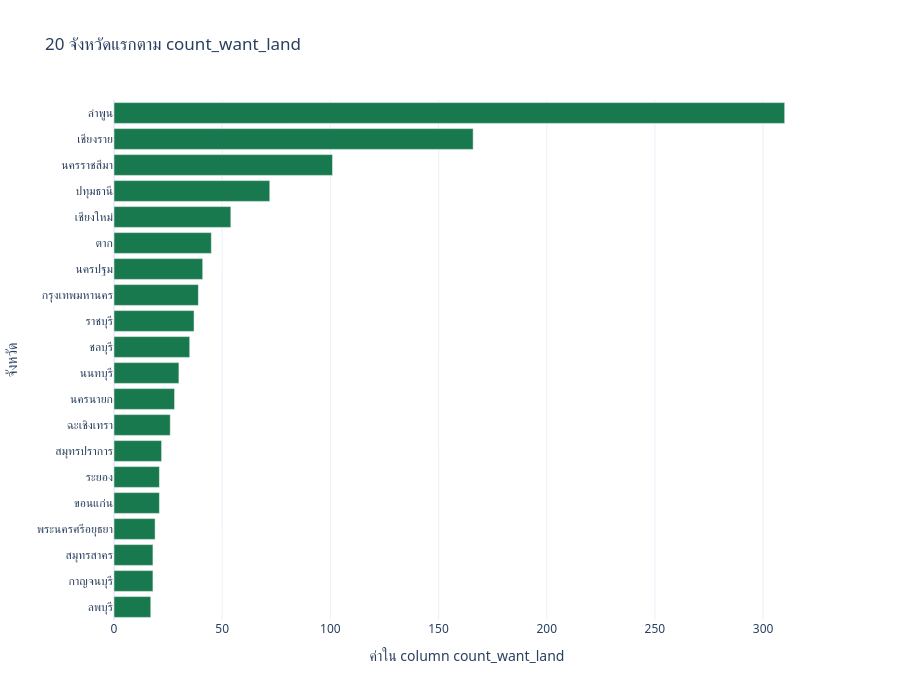

This figure's notebook cell:
### Markdown cell above
## สร้างกราฟอันดับจังหวัดตาม count_want_land

เลือก 20 จังหวัดแรกเพื่อให้ชื่อจังหวัดอ่านง่าย และยังคงมี hover สำหรับดูค่าที่แน่นอน

### Code cell
top_demand_df = demand_supply_df.nlargest(20, WANT_COUNT_COLUMN).sort_values(
    WANT_COUNT_COLUMN
)
demand_ranking_figure = px.bar(
    top_demand_df,
    x=WANT_COUNT_COLUMN,
    y=PROVINCE_COLUMN,
    orientation="h",
    title="20 จังหวัดแรกตาม count_want_land",
    labels={WANT_COUNT_COLUMN: "ค่าใน column count_want_land", PROVINCE_COLUMN: "จังหวัด"},
    color_discrete_sequence=["#18794e"],
)
demand_ranking_figure.update_layout(template="plotly_white", height=700)
apply_plotly_font(demand_ranking_figure)

### Figure 1 — Plotly figure (JSON) as saved in the notebook; plotly's stock layout.template omitted (floating-point values rounded to 4 significant figures)
{"data": [{"hovertemplate": "ค่าใน column count_want_land=%{x}<br>จังหวัด=%{y}<extra></extra>", "legendgroup": "", "marker": {"color": "#18794e", "pattern": {"shape": ""}}, "name": "", "orientation": "h", "showlegend": false, "textposition": "auto", "type": "bar", "x": [17, 18, 18, 19, 21, 21, 22, 26, 28, 30, 35, 37, 39, 41, 45, 54, 72, 101, 166, 310], "xaxis": "x", "y": ["ลพบุรี", "กาญจนบุรี", "สมุทรสาคร", "พระนครศรีอยุธยา", "ขอนแก่น", "ระยอง", "สมุทรปราการ", "ฉะเชิงเทรา", "นครนายก", "นนทบุรี", "ชลบุรี", "ราชบุรี", "กรุงเทพมหานคร", "นครปฐม", "ตาก", "เชียงใหม่", "ปทุมธานี", "นครราชสีมา", "เชียงราย", "ลำพูน"], "yaxis": "y"}], "layout": {"barmode": "relative", "font": {"family": "Sarabun, system-ui, sans-serif"}, "height": 700, "hoverlabel": {"font": {"family": "Sarabun, system-ui, sans-serif"}}, "legend": {"tracegroupgap": 0}, "title": {"text": "20 จังหวัดแรกตาม count_want_land"}, "xaxis": {"anchor": "y", "domain": [0.0, 1.0], "title": {"text": "ค่าใน column count_want_land"}}, "yaxis": {"anchor": "x", "domain": [0.0, 1.0], "title": {"text": "จังหวัด"}}}}
